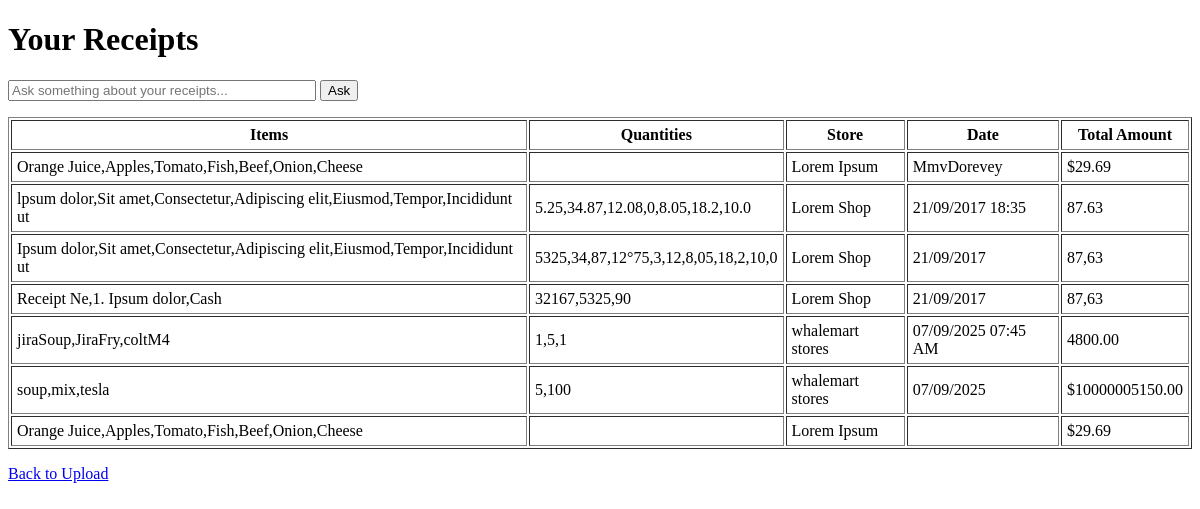
The page /receipts (signed in) on the database as committed earlier.
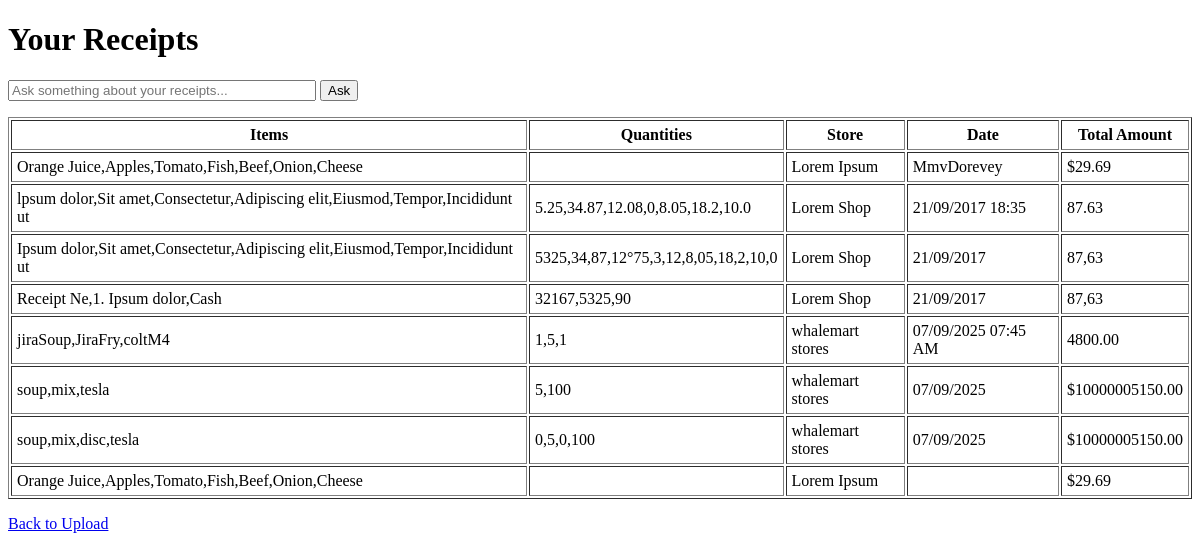
The same page on the database as committed later.
### tables this page shows
CREATE TABLE receipts (
    id INTEGER PRIMARY KEY AUTOINCREMENT,
    user_id INTEGER,
    item TEXT,
    quantity TEXT,
    storename TEXT,
    dateoftransaction TEXT, total_amount TEXT,
    FOREIGN KEY (user_id) REFERENCES users(id)
);

### app.py (the view)
@app.route("/receipts", methods=["GET", "POST"])
def receipts():
    user_id = request.cookies.get("user_id")
    if not checkId(user_id):
        return redirect("/")
    rows = get_user_receipts(user_id)
    answer = None
    query = ""
    if request.method == "POST":
        query = request.form.get("query", "").strip()
        if query:
            answer = simple_query_receipts(rows, query)
    return render_template("receipts.html", receipts=rows, answer=answer, query=query)

### recipt_functions.py (called while the page is built)
def checkId(user_id):
    conn = sqlite3.connect(fileName)
    cursor = conn.cursor()
    cursor.execute("SELECT id FROM users WHERE id = ?", (user_id,))
    r = cursor.fetchone()
    conn.close()
    return r[0] if r else 0

def get_user_receipts(user_id):
    conn = sqlite3.connect(fileName)
    conn.row_factory = sqlite3.Row
    cursor = conn.cursor()
    cursor.execute(
        """
        SELECT DISTINCT
            item,
            quantity,
            storename,
            dateoftransaction,
            total_amount
        FROM receipts
        WHERE user_id = ?
        ORDER BY dateoftransaction DESC
        """,
        (user_id,),
    )
    rows = cursor.fetchall()
    conn.close()
    return rows

### templates/receipts.html (shortened to what this page needs)
<!DOCTYPE html>
<html>
<head>
</head>
<body>
  <h1>Your Receipts</h1>
  <form method="POST" style="margin-bottom: 1em;">
    <input type="text" name="query" placeholder="Ask something about your receipts..." value="{{ query or '' }}" style="width: 300px;">
    <button type="submit">Ask</button>
  </form>
  {% if receipts %}
    <table border="1" cellpadding="5">
      <tr>
        <th>Items</th>
        <th>Quantities</th>
        <th>Store</th>
        <th>Date</th>
        <th>Total Amount</th>
      </tr>
      {% for r in receipts %}
      <tr>
        <td>{{ r["item"] }}</td>
        <td>{{ r["quantity"] }}</td>
        <td>{{ r["storename"] }}</td>
        <td>{{ r["dateoftransaction"] }}</td>
        <td>{{ r["total_amount"] }}</td>
      </tr>
      {% endfor %}
    </table>
  {% else %}
    <p>No receipts found.</p>
  {% endif %}
  <p><a href="/upload">Back to Upload</a></p>
</body>
</html>

Rows that differ between the two databases and show on the page:
added receipts: item "soup,mix,disc,tesla", quantity "0,5,0,100", storename "whalemart stores", dateoftransaction "07/09/2025", total_amount "$10000005150.00"
